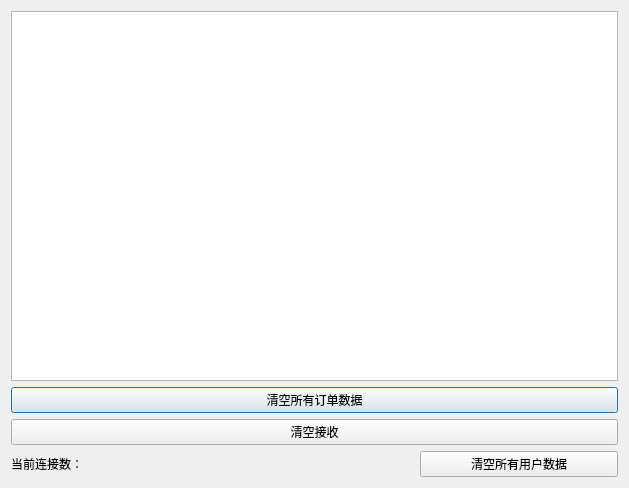
<?xml version="1.0" encoding="UTF-8"?>
<ui version="4.0">
 <class>Dialog</class>
 <widget class="QDialog" name="Dialog">
  <property name="geometry">
   <rect>
    <x>0</x>
    <y>0</y>
    <width>629</width>
    <height>488</height>
   </rect>
  </property>
  <property name="windowTitle">
   <string>TCP服务器</string>
  </property>
  <layout class="QGridLayout" name="gridLayout">
   <item row="0" column="0">
    <layout class="QVBoxLayout" name="verticalLayout">
     <item>
      <widget class="QTextBrowser" name="msg"/>
     </item>
     <item>
      <layout class="QHBoxLayout" name="horizontalLayout_3"/>
     </item>
     <item>
      <widget class="QPushButton" name="pushButton_2">
       <property name="text">
        <string>清空所有订单数据</string>
       </property>
      </widget>
     </item>
     <item>
      <layout class="QHBoxLayout" name="horizontalLayout_2">
       <item>
        <widget class="QPushButton" name="clearBtn">
         <property name="text">
          <string>清空接收</string>
         </property>
        </widget>
       </item>
      </layout>
     </item>
     <item>
      <layout class="QHBoxLayout" name="horizontalLayout">
       <item>
        <widget class="QLabel" name="label">
         <property name="text">
          <string>当前连接数：</string>
         </property>
        </widget>
       </item>
       <item>
        <widget class="QLabel" name="num">
         <property name="text">
          <string/>
         </property>
        </widget>
       </item>
       <item>
        <widget class="QPushButton" name="pushButton">
         <property name="text">
          <string>清空所有用户数据</string>
         </property>
        </widget>
       </item>
      </layout>
     </item>
    </layout>
   </item>
  </layout>
 </widget>
 <layoutdefault spacing="6" margin="11"/>
 <resources/>
 <connections/>
</ui>
